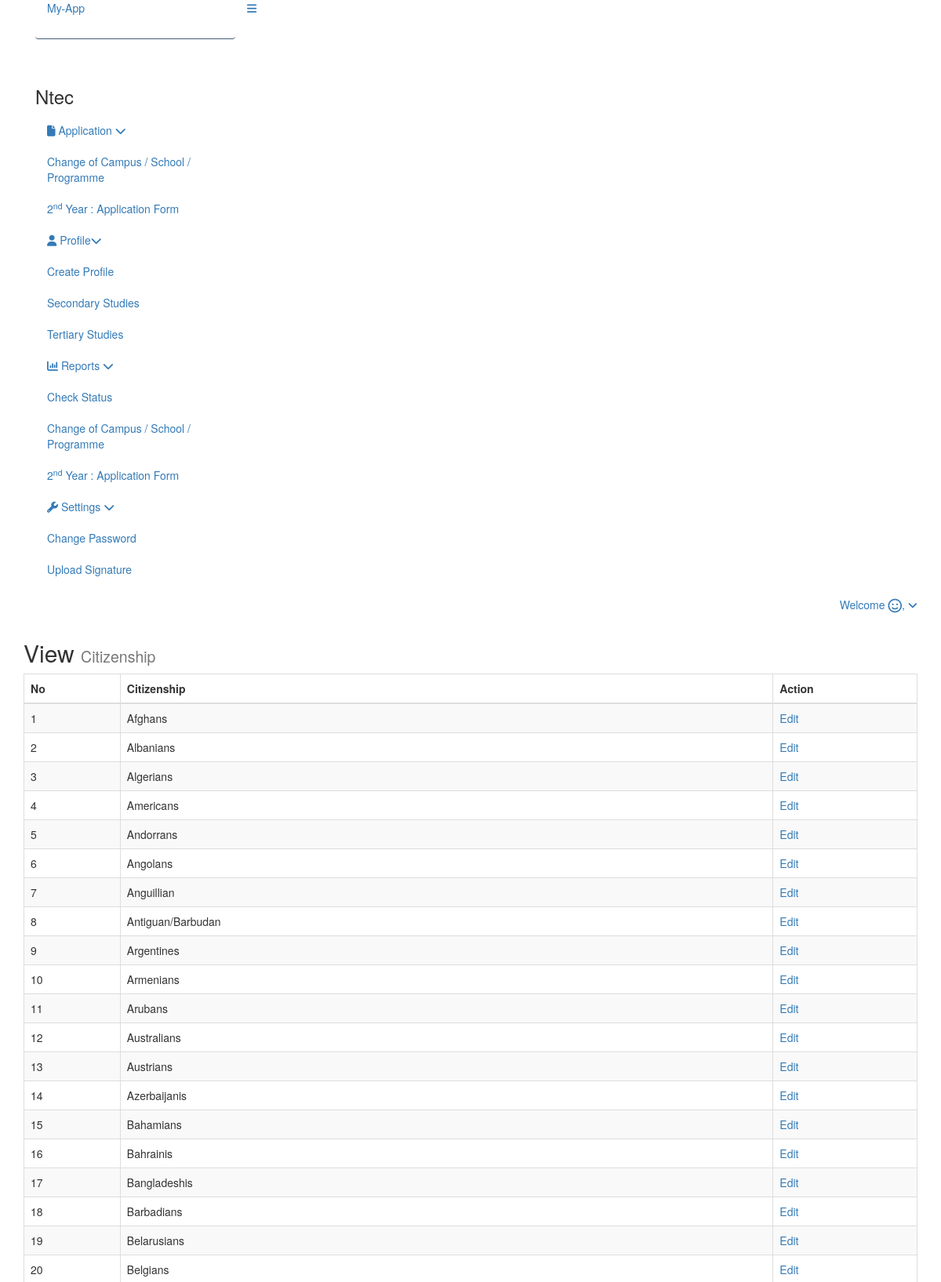
Screenshot of /index.php/citizenship/view_citizenship (upper part) with the database file from the repository.
### tables this page shows
CREATE TABLE IF NOT EXISTS `citizenship` (
  `cId` int(11) NOT NULL AUTO_INCREMENT,
  `citizenshipName` varchar(100) NOT NULL,
  PRIMARY KEY (`cId`)
);

### application/controllers/Citizenship.php (called while the page is built, shortened)
<?php if ( ! defined('BASEPATH')) exit('No direct script access allowed');
class Citizenship extends CI_Controller {
	public function view_citizenship(){
		$this->load->model('Citizenship_model');
		$data['citizenshipData'] = $this->Citizenship_model->viewCitizenship();
		$this->load->view('dash/header');
		$this->load->view('citizenship/viewCitizenship',$data);
		$this->load->view('dash/footer');
	}
}

### index.php (called while the page is built, shortened)
<?php
require_once BASEPATH.'core/CodeIgniter.php';

### application/models/Citizenship_model.php (called while the page is built, shortened)
<?php
class Citizenship_model extends CI_Model {
	public function viewCitizenship() {
        $query = $this->db->get('citizenship');
		return $query->result_array();
    }
}

### application/views/citizenship/viewCitizenship.php (the view, shortened to what this page needs)
<div class="row">
       <div class="col-md-12 col-sm-12 col-xs-12">
           <div class="x_panel">
               <div class="x_title">
                   <h2>View <small>Citizenship</small></h2>
               </div>
               <div class="x_content">
                   <table id="datatable" class="table table-striped table-bordered">
                   <thead>
                     <tr>
                       <th>No</th>
                       <th>Citizenship</th>
                       <th>Action</th>
                     </tr>
                   </thead>
                   <tbody>
                   <?php
			$k = 0;
			while ($k < count($citizenshipData)) {
				$cId = $citizenshipData[$k]['cId'];
				$citizenshipName = $citizenshipData[$k]['citizenshipName'];
			?>
                     <tr><td><?php echo $k + 1; ?></td><td><?php echo $citizenshipName; ?></td><td><a href="<?php echo base_url();?>Citizenship/view/<?php echo $cId;?>">Edit</a></td></tr>
                     <?php
				$k++;
                     }
                     ?>
                   </tbody>
                 </table>
               </div>
           </div>
       </div>
   </div>

### rows the page displays
citizenship: citizenshipName "Afghans"
citizenship: citizenshipName "Albanians"
citizenship: citizenshipName "Algerians"
citizenship: citizenshipName "Americans"
citizenship: citizenshipName "Andorrans"
citizenship: citizenshipName "Angolans"
citizenship: citizenshipName "Anguillian"
citizenship: citizenshipName "Antiguan/Barbudan"
citizenship: citizenshipName "Argentines"
citizenship: citizenshipName "Armenians"
citizenship: citizenshipName "Arubans"
citizenship: citizenshipName "Australians"
citizenship: citizenshipName "Austrians"
citizenship: citizenshipName "Azerbaijanis"
citizenship: citizenshipName "Bahamians"
citizenship: citizenshipName "Bahrainis"
citizenship: citizenshipName "Bangladeshis"
citizenship: citizenshipName "Barbadians"
citizenship: citizenshipName "Belarusians"
citizenship: citizenshipName "Belgians"
